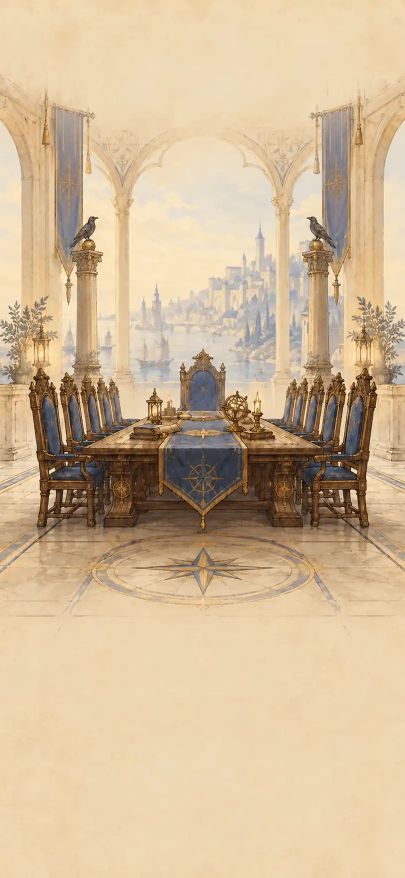
#> input picture gizli-konsey/art/bg/bg-council.webp, 810 x 1756 px (shown at 1/2 size)
$ python -i build.py   (imports and definitions only)
#> lines starting #> are read from the running program, lines starting #| are printed output that depends on the picture
#!/usr/bin/env python3
"""Builds the per-app landing pages (/<slug>/index.html and /<slug>/en/index.html).

Sources are the store kits in the game repositories; nothing here is hand-drawn.
Run: python3 _tanitim/build.py studio=<path> derbi=<path> emlak=<path> apartman=<path> [slug ...]
An app whose folder root already holds another page sets "path" (for example
"emlak-yildizi/oyun") and "privacy" (link to its privacy page, relative to the Turkish page).
The folder name starts with an underscore so GitHub Pages (Jekyll) does not publish it.
"""
import colorsys
import html
import json
import re
import shutil
import subprocess
import sys
from pathlib import Path

from PIL import Image

ROOT = Path(__file__).resolve().parent.parent
SITE = "https://cemgungor9.github.io"
UNICODES = (
    "U+0020-007E,U+00A0-00FF,U+011E,U+011F,U+0130,U+0131,U+015E,U+015F,"
    "U+2013,U+2014,U+2018,U+2019,U+201C,U+201D,U+2026"
)
TEXT = {
    "tr": {
        "ios": "App Store'dan indir",
        "android": "Google Play'den indir",
        "soon_both": "Yakında App Store ve Google Play'de.",
        "soon_android": "Google Play'de yakında.",
        "soon_ios": "App Store'da yakında.",
        "privacy": "Gizlilik politikası",
        "more": "Diğer oyunlar",
        "other": "English",
        "by": "Cem Güngör tarafından yapıldı.",
        "shots": "Oyundan görüntüler",
        "free": "Ücretsiz. iOS ve Android.",
    },
    "en": {
        "ios": "Download on the App Store",
        "android": "Get it on Google Play",
        "soon_both": "Coming soon to the App Store and Google Play.",
        "soon_android": "Coming soon to Google Play.",
        "soon_ios": "Coming soon to the App Store.",
        "privacy": "Privacy policy",
        "more": "More games",
        "other": "Türkçe",
        "by": "Made by Cem Güngör.",
        "shots": "Screenshots",
        "free": "Free. iOS and Android.",
    },
}


def lum(rgb):
    def f(c):
        c /= 255
        return c / 12.92 if c <= 0.03928 else ((c + 0.055) / 1.055) ** 2.4

    r, g, b = rgb
    return 0.2126 * f(r) + 0.7152 * f(g) + 0.0722 * f(b)


def contrast(a, b):
    la, lb = lum(a), lum(b)
    return (max(la, lb) + 0.05) / (min(la, lb) + 0.05)


def hexc(rgb):
    return "#%02x%02x%02x" % tuple(int(round(max(0, min(255, c)))) for c in rgb)


def hls(rgb):
    return colorsys.rgb_to_hls(*(c / 255 for c in rgb))


def from_hls(h, l, s):
    return tuple(c * 255 for c in colorsys.hls_to_rgb(h, l, s))


def palette(hero: Path, override=None):
    """Page colours taken from the game's own feature art."""
#> called with hero = '../gizli-konsey/art/bg/bg-council.webp'
    im = Image.open(hero).convert("RGB")
#> im is the input picture: PIL image 810x1756 RGB; mean R, G, B 208.2, 184.8, 151.9
    w, h = im.size
#> w = 810; h = 1756
    # The page continues below the poster, so the base colour is the art's bottom band.
    band = im.crop((0, int(h * 0.9), w, h)).resize((1, 1), Image.LANCZOS).getpixel((0, 0))
#> band = (237, 214, 176)
    mean = im.resize((1, 1), Image.LANCZOS).getpixel((0, 0))
#> mean = (204, 181, 149)
    hh, ll, ss = hls(band)
#> hh = 0.104; ll = 0.81; ss = 0.629
    dark = lum(mean) < 0.32
#> in lum, `r, g, b = rgb`: r = 204; g = 181; b = 149
#> in f, `c /= 255`: c = 0.8
#> dark = False
    if dark:
        bg = from_hls(hh, min(ll, 0.11), min(ss, 0.55))
        ink = from_hls(hh, 0.93, min(ss, 0.35))
        muted = from_hls(hh, 0.74, min(ss, 0.25))
        line = from_hls(hh, 0.24, min(ss, 0.4))
    else:
        bg = from_hls(hh, max(ll, 0.95), min(ss, 0.6))
#> bg = (249.9, 244.1, 234.6)
        ink = from_hls(hh, 0.14, min(ss, 0.5))
#> ink = (53.55, 40.09, 17.85)
        muted = from_hls(hh, 0.36, min(ss, 0.3))
#> muted = (119.3, 98.57, 64.26)
        line = from_hls(hh, 0.84, min(ss, 0.4))
#> line = (230.5, 218.2, 197.9)
    # Accent: the most vivid colour that occupies real area in the art.
    q = im.resize((160, 78)).quantize(12, method=Image.MEDIANCUT)
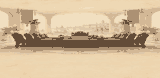
#> q: PIL image 160x78 P; mean R, G, B 209.7, 186, 153.1
    pal = q.getpalette()[: 12 * 3]
#> pal = 36 values, max 241 at index 0, min 56 at index 35, mean 189.4
    counts = sorted(q.getcolors(), reverse=True)
#> counts = [(1582, 2), (1531, 9), (1447, 10), (1443, 1), (1418, 11), (1067, 0), (1061, 4), (894, 5), (746, 8), (677, 7), (414, 3), (200, 6)]
    best, score = None, -1
    for n, idx in counts:
        c = tuple(pal[idx * 3 : idx * 3 + 3])
        ch, cl, cs = hls(c)
        if not 0.3 < cl < 0.75:
            continue
        sc = cs * (0.5 + cl) * (n ** 0.25)
        if sc > score:
            best, score = c, sc
#> this loop made 12 passes
#> (n, idx, ch, cl, cs, sc, best, score) on pass 2: (1531, 9, 0.0929, 0.708, 0.409, 3.09, (211, 184, 150), 3.09)
#> (n, idx, c, ch, cl, cs) on passes 1, 4, 6, 7, 8, 9: (1582, 2, (237, 214, 177), 0.103, 0.812, 0.625), (1443, 1, (238, 216, 180), 0.103, 0.82, 0.63), (1067, 0, (241, 223, 192), 0.105, 0.849, 0.636), (1061, 4, (237, 212, 174), 0.101, 0.806, 0.636), (894, 5, (236, 212, 175), 0.101, 0.806, 0.616), (746, 8, (222, 200, 170), 0.0962, 0.769, 0.441)
#> after the loop, score = 3.09
    accent = best or (from_hls(hh, 0.6, 0.7))
#> accent = (211, 184, 150)
    ah, al, as_ = hls(accent)
#> ah = 0.0929; al = 0.708; as_ = 0.409
    as_ = max(as_, 0.6)
#> as_ = 0.6
    # Make the accent readable as a button on the page background.
    for _ in range(40):
        accent = from_hls(ah, al, as_)
        if contrast(accent, bg) >= 4.5:
            break
        al += 0.02 if dark else -0.02
#> this loop made 18 passes
#> (accent, la in contrast, al) on passes 1 to 12: ((225.2, 185.6, 135.8), 0.528, 0.688), ((223.2, 180.9, 127.6), 0.503, 0.668), ((221.1, 176.1, 119.5), 0.478, 0.648), ((219.1, 171.4, 111.3), 0.455, 0.628), ((217, 166.6, 103.2), 0.432, 0.608), ((215, 161.9, 95), 0.411, 0.588), ((213, 157.1, 86.84), 0.39, 0.568), ((210.9, 152.4, 78.68), 0.37, 0.548), ((208.9, 147.6, 70.52), 0.351, 0.528), ((206.8, 142.9, 62.36), 0.332, 0.508), ((204.8, 138.1, 54.2), 0.314, 0.488), ((199, 133, 49.76), 0.291, 0.468)
#> (accent, la in contrast) on pass 18: ((150.1, 100.3, 37.52), 0.158)
#> after the loop, al = 0.368
    on_accent = (20, 16, 12) if contrast(accent, (20, 16, 12)) >= contrast(accent, (255, 255, 255)) else (255, 255, 255)
#> on_accent = (255, 255, 255)
    out = {
        "bg": hexc(bg), "ink": hexc(ink), "muted": hexc(muted), "line": hexc(line),
        "accent": hexc(accent), "on_accent": hexc(on_accent), "dark": dark,
    }
#> out = {'bg': '#faf4eb', 'ink': '#362812', 'muted': '#776340', 'line': '#e7dac6', 'accent': '#966426', 'on_accent': '#ffffff', 'dark': False}
    out.update(override or {})
    return out


# [28 lines left out: functions subset_font, derbi_fonts, not called in this run]


CSS = """
*{box-sizing:border-box}
html{-webkit-text-size-adjust:100%}
body{margin:0;background:var(--bg);color:var(--ink);font:1.0625rem/1.6 'Body',system-ui,-apple-system,'Segoe UI',sans-serif}
img{display:block;max-width:100%;height:auto}
a{color:inherit}
a:focus-visible{outline:3px solid var(--accent);outline-offset:3px;border-radius:6px}
.poster{margin:0 auto;max-width:1080px}
.poster img{width:100%;-webkit-mask-image:linear-gradient(#000 88%,transparent);mask-image:linear-gradient(#000 88%,transparent)}
main{max-width:1080px;margin:1rem auto 0;padding:0 1.25rem 3rem;position:relative}
.id{display:flex;align-items:center;gap:1rem}
.id img{width:4.5rem;height:4.5rem;border-radius:22%;flex:none;box-shadow:0 0 0 1px var(--line)}
h1{font:400 clamp(2.1rem,7.5vw,3.75rem)/1.02 'Display','Body',system-ui,sans-serif;margin:0;letter-spacing:-.01em;text-wrap:balance}
.lede{font-size:clamp(1.15rem,2.6vw,1.45rem);line-height:1.4;max-width:34ch;margin:1.4rem 0 0;text-wrap:balance}
.about{max-width:58ch;margin:.9rem 0 0;color:var(--muted)}
.get{display:flex;flex-wrap:wrap;align-items:center;gap:.75rem 1.25rem;margin:1.75rem 0 0}
.store{display:inline-block;background:var(--accent);color:var(--on-accent);text-decoration:none;font-weight:600;padding:.85rem 1.35rem;border-radius:.8rem}
.store:hover{filter:brightness(1.08)}
.soon{color:var(--muted)}
.free{margin:.9rem 0 0;color:var(--muted);font-size:.95rem}
.shots{list-style:none;margin:2.75rem -1.25rem 0;padding:0 1.25rem 1rem;display:grid;grid-auto-flow:column;grid-auto-columns:min(62vw,270px);gap:.9rem;overflow-x:auto;scroll-snap-type:x mandatory;scroll-padding:0 1.25rem}
.shots li{scroll-snap-align:start}
.shots img{border-radius:1rem;box-shadow:0 0 0 1px var(--line);aspect-ratio:9/16;width:100%;background:var(--line)}
footer{max-width:1080px;margin:0 auto;padding:1.5rem 1.25rem 3rem;border-top:1px solid var(--line);color:var(--muted);font-size:.95rem;display:flex;flex-wrap:wrap;gap:.5rem 1.5rem}
footer span{flex:1 0 100%}
@media (min-width:900px){
 .poster img{-webkit-mask-image:linear-gradient(#000 72%,transparent);mask-image:linear-gradient(#000 72%,transparent)}
 main{padding:0 2.5rem 4rem;margin-top:-3.5rem}
 .shots{margin:3.5rem 0 0;padding:0;grid-auto-flow:row;grid-template-columns:repeat(4,1fr);gap:1.25rem;overflow:visible}
 footer{padding:1.75rem 2.5rem 3.5rem}
 footer span{flex:0 1 auto;margin-right:auto}
}
@media (min-width:1080px){
 .poster img{-webkit-mask-image:linear-gradient(#000 72%,transparent),linear-gradient(90deg,transparent,#000 6%,#000 94%,transparent);-webkit-mask-composite:source-in;mask-image:linear-gradient(#000 72%,transparent),linear-gradient(90deg,transparent,#000 6%,#000 94%,transparent);mask-composite:intersect}
}
"""


# [104 lines left out: functions page, build, not called in this run]


# [14 lines not run here, left out]

>>> result = palette('../gizli-konsey/art/bg/bg-council.webp')
#> result has the same summary as out in palette

$ run again, on gizli-konsey/art/bg/end-loyal.webp
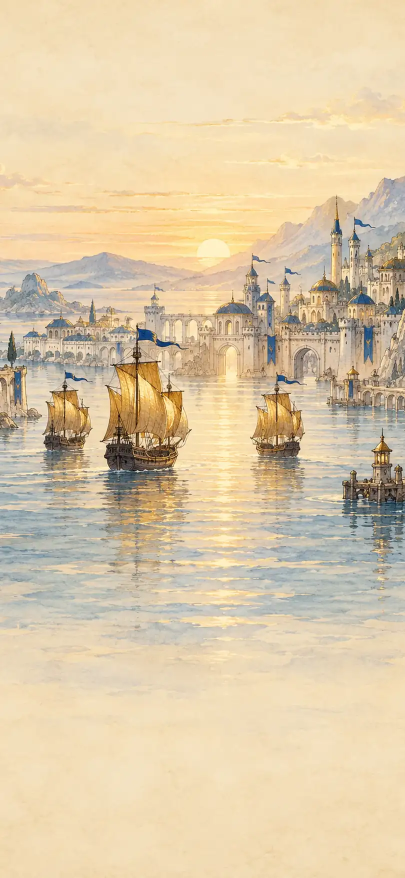
#> input picture gizli-konsey/art/bg/end-loyal.webp, 810 x 1756 px (shown at 1/2 size)
#> in palette, im is the input picture: PIL image 810x1756 RGB; mean R, G, B 219.5, 200.9, 168.4
#> band = (241, 219, 180)
#> mean = (218, 199, 166)
#> hh = 0.107; ll = 0.825; ss = 0.685
#> r = 218; g = 199; b = 166
#> in f, `c /= 255`: c = 0.855
#> dark = False
#> bg = (249.9, 244.4, 234.6)
#> ink = (53.55, 40.67, 17.85)
#> muted = (119.3, 99.48, 64.26)
#> line = (230.5, 218.7, 197.9)
#> in palette, `q = im.resize((160, 78)).quantize(12, method=Image.MEDIANCUT)`:
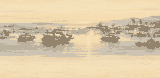
#> q: PIL image 160x78 P; mean R, G, B 221, 202.5, 170
#> pal = 36 values, max 246 at index 0, min 109 at index 35, mean 201.1
#> counts = [(1649, 10), (1513, 9), (1306, 3), (1235, 5), (1161, 11), (1017, 6), (861, 2), (848, 4), (775, 0), (761, 1), (732, 8), (622, 7)]
#> the loop in palette, `for n, idx in counts:` made 12 passes
#> (n, idx, ch, cl, cs, sc, best, score) on passes 1 to 2: (1649, 10, 0.108, 0.676, 0.188, 1.41, (188, 177, 157), 1.41), (1513, 9, 0.109, 0.749, 0.203, 1.58, (204, 195, 178), 1.58)
#> after the loop in palette, `for n, idx in counts:`: score = 1.58
#> in palette, `accent = best or (from_hls(hh, 0.6, 0.7))`: accent = (204, 195, 178)
#> in palette, `ah, al, as_ = hls(accent)`: ah = 0.109; al = 0.749; as_ = 0.203
#> in palette, `as_ = max(as_, 0.6)`: as_ = 0.6
#> the loop in palette, `for _ in range(40):` made 21 passes
#> (accent, la in contrast, al) on passes 1 to 8: ((229.4, 202.8, 152.6), 0.616, 0.729), ((227.4, 198.7, 144.4), 0.591, 0.709), ((225.3, 194.5, 136.3), 0.567, 0.689), ((223.3, 190.3, 128.1), 0.543, 0.669), ((221.2, 186.2, 120), 0.52, 0.649), ((219.2, 182, 111.8), 0.497, 0.629), ((217.2, 177.9, 103.6), 0.476, 0.609), ((215.1, 173.7, 95.48), 0.455, 0.589)
#> after the loop in palette, `for _ in range(40):`: al = 0.349
#> on_accent = (255, 255, 255)
#> out = {'bg': '#faf4eb', 'ink': '#362912', 'muted': '#776340', 'line': '#e7dbc6', 'accent': '#8e6924', 'on_accent': '#ffffff', 'dark': False}
#> result has the same summary as out in palette

$ run again, on gizli-konsey/art/bg/tv-board.webp
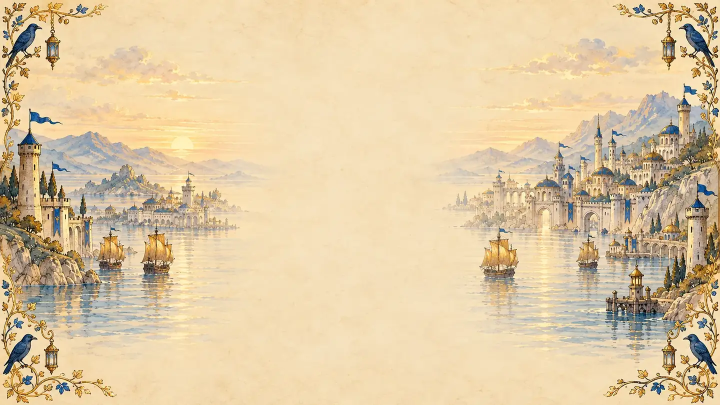
#> input picture gizli-konsey/art/bg/tv-board.webp, 1440 x 810 px (shown at 1/2 size)
#> in palette, im is the input picture: PIL image 1440x810 RGB; mean R, G, B 221.9, 200.4, 163.4
#> band = (235, 211, 168)
#> mean = (224, 202, 166)
#> hh = 0.107; ll = 0.79; ss = 0.626
#> r = 224; g = 202; b = 166
#> in f, `c /= 255`: c = 0.878
#> dark = False
#> bg = (249.9, 244.4, 234.6)
#> ink = (53.55, 40.76, 17.85)
#> muted = (119.3, 99.61, 64.26)
#> line = (230.5, 218.8, 197.9)
#> in palette, `q = im.resize((160, 78)).quantize(12, method=Image.MEDIANCUT)`:
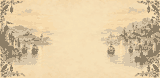
#> q: PIL image 160x78 P; mean R, G, B 223.7, 201.9, 164.6
#> pal = 36 values, max 247 at index 0, min 102 at index 35, mean 200.9
#> counts = [(1704, 10), (1584, 1), (1349, 9), (1276, 4), (1229, 11), (984, 6), (981, 5), (816, 7), (805, 3), (760, 8), (550, 2), (442, 0)]
#> the loop in palette, `for n, idx in counts:` made 12 passes
#> (n, idx, ch, cl, cs, sc, best, score) on pass 1: (1704, 10, 0.101, 0.653, 0.288, 2.13, (192, 172, 141), 2.13)
#> after the loop in palette, `for n, idx in counts:`: score = 2.13
#> in palette, `accent = best or (from_hls(hh, 0.6, 0.7))`: accent = (192, 172, 141)
#> in palette, `ah, al, as_ = hls(accent)`: ah = 0.101; al = 0.653; as_ = 0.288
#> in palette, `as_ = max(as_, 0.6)`: as_ = 0.6
#> the loop in palette, `for _ in range(40):` made 16 passes
#> (accent, la in contrast, al) on passes 1 to 8: ((219.6, 178, 113.4), 0.482, 0.633), ((217.6, 173.5, 105.2), 0.459, 0.613), ((215.5, 169.1, 97.08), 0.438, 0.593), ((213.5, 164.6, 88.92), 0.417, 0.573), ((211.4, 160.2, 80.76), 0.397, 0.553), ((209.4, 155.8, 72.6), 0.378, 0.533), ((207.4, 151.3, 64.44), 0.359, 0.513), ((205.3, 146.9, 56.28), 0.341, 0.493)
#> after the loop in palette, `for _ in range(40):`: al = 0.353
#> on_accent = (255, 255, 255)
#> out = {'bg': '#faf4eb', 'ink': '#362912', 'muted': '#776440', 'line': '#e7dbc6', 'accent': '#906624', 'on_accent': '#ffffff', 'dark': False}
#> result has the same summary as out in palette
